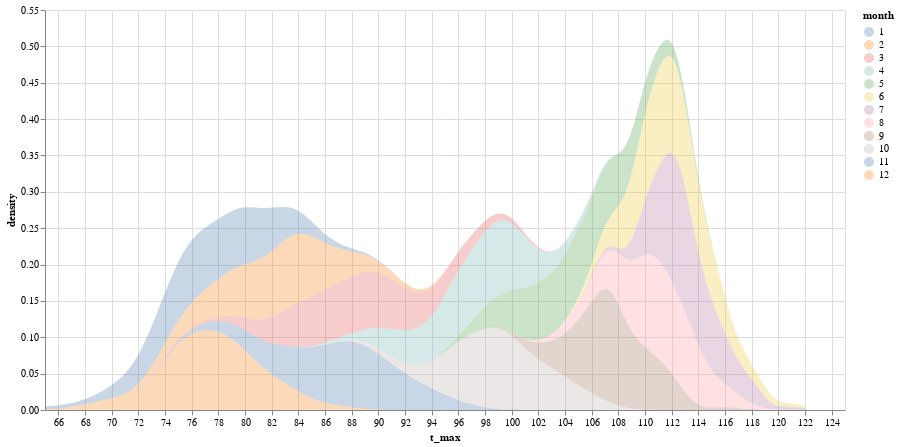

This figure's notebook cell:
### Markdown cell above
## Plot the KDE (Density)

### Code cell
alt.Chart(data).transform_density(
    't_max',
    groupby=['month'],
    as_=['t_max', 'density'],
).mark_area(opacity=0.3).encode(
    x='t_max:Q',
    y='density:Q',
    color='month:N'
).properties(width=800, height=400)

### Figure 1 — Vega-Lite specification as saved in the notebook (floating-point values rounded to 4 significant figures; data arrays with more than 128 entries replaced by an {"elided": "..."} marker saying what was removed)
{"config": {"view": {"continuousWidth": 400, "continuousHeight": 300}}, "data": {"name": "data-978d7acc8d701ba3dd1f7b621e47d59e"}, "mark": {"type": "area", "opacity": 0.3}, "encoding": {"color": {"type": "nominal", "field": "month"}, "x": {"type": "quantitative", "field": "t_max"}, "y": {"type": "quantitative", "field": "density"}}, "height": 400, "transform": [{"density": "t_max", "groupby": ["month"], "as": ["t_max", "density"]}], "width": 800, "$schema": "https://vega.github.io/schema/vega-lite/v4.0.0.json", "datasets": {"data-978d7acc8d701ba3dd1f7b621e47d59e": {"elided": "1207 records"}}}
